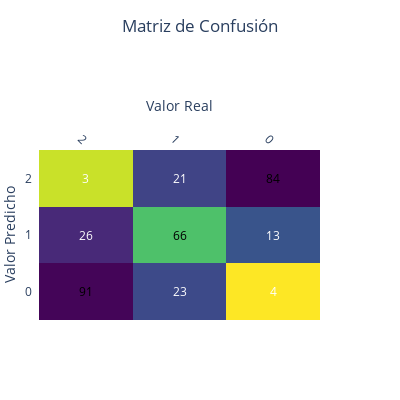
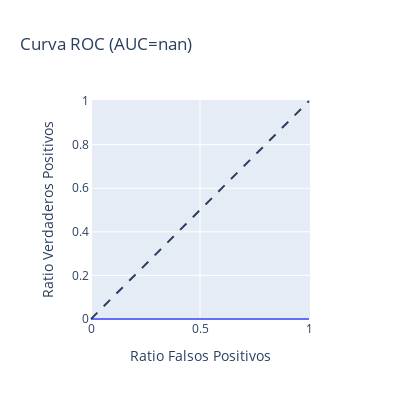

Here is the notebook cell these charts were saved with, in order:
### Code cell
# predecir y evaluar el modelo en el conjunto de validación
print('==== Evaluación conjunto de validación ====')
data = val
true_labels = data[class_col]



m_pred = predict_model(model, data[["text", "PROS", "CONS"]], pref='m')
if 'scores_m_positive' not in m_pred:
    m_pred['scores_m_positive'] = 0



# el nombre de los campos dependerá de pref al llamar a predic_model y las clases. Ver comentarios en la definición de la función
evaluate_model(true_labels, m_pred['labels_m'], m_pred['scores_m_positive'], 'positive')

print('Done!')

### Figure 1 — Plotly figure (JSON) as saved in the notebook; plotly's stock layout.template omitted (floating-point values rounded to 4 significant figures)
{"data": [{"colorscale": [[0, "#440154"], [0.1111, "#482878"], [0.2222, "#3e4989"], [0.3333, "#31688e"], [0.4444, "#26828e"], [0.5556, "#1f9e89"], [0.6667, "#35b779"], [0.7778, "#6ece58"], [0.8889, "#b5de2b"], [1, "#fde725"]], "reversescale": false, "showscale": false, "type": "heatmap", "x": ["2", "1", "0"], "y": ["0", "1", "2"], "z": [[4, 23, 91], [13, 66, 26], [84, 21, 3]]}], "layout": {"annotations": [{"font": {"color": "#FFFFFF"}, "showarrow": false, "text": "4", "x": "2", "xref": "x", "y": "0", "yref": "y"}, {"font": {"color": "#FFFFFF"}, "showarrow": false, "text": "23", "x": "1", "xref": "x", "y": "0", "yref": "y"}, {"font": {"color": "#000000"}, "showarrow": false, "text": "91", "x": "0", "xref": "x", "y": "0", "yref": "y"}, {"font": {"color": "#FFFFFF"}, "showarrow": false, "text": "13", "x": "2", "xref": "x", "y": "1", "yref": "y"}, {"font": {"color": "#000000"}, "showarrow": false, "text": "66", "x": "1", "xref": "x", "y": "1", "yref": "y"}, {"font": {"color": "#FFFFFF"}, "showarrow": false, "text": "26", "x": "0", "xref": "x", "y": "1", "yref": "y"}, {"font": {"color": "#000000"}, "showarrow": false, "text": "84", "x": "2", "xref": "x", "y": "2", "yref": "y"}, {"font": {"color": "#FFFFFF"}, "showarrow": false, "text": "21", "x": "1", "xref": "x", "y": "2", "yref": "y"}, {"font": {"color": "#FFFFFF"}, "showarrow": false, "text": "3", "x": "0", "xref": "x", "y": "2", "yref": "y"}], "height": 400, "margin": {"l": 0, "t": 150}, "showlegend": true, "title": {"text": "Matriz de Confusión", "x": 0.5, "xanchor": "center", "y": 0.95}, "width": 400, "xaxis": {"dtick": 1, "gridcolor": "rgb(0, 0, 0)", "side": "top", "tickangle": 45, "ticks": "", "title": {"text": "Valor Real"}}, "yaxis": {"dtick": 1, "tickmode": "linear", "ticks": "", "ticksuffix": "  ", "title": {"text": "Valor Predicho"}}}}

### Figure 2 — Plotly figure (JSON) as saved in the notebook; plotly's stock layout.template omitted (floating-point values rounded to 4 significant figures)
{"data": [{"fillpattern": {"shape": ""}, "hovertemplate": "Ratio Falsos Positivos=%{x}<br>Ratio Verdaderos Positivos=%{y}<extra></extra>", "legendgroup": "", "line": {"color": "#636efa"}, "marker": {"symbol": "circle"}, "mode": "lines", "name": "", "orientation": "v", "showlegend": false, "stackgroup": "1", "type": "scatter", "x": [0, 1], "xaxis": "x", "y": [null, null], "yaxis": "y"}], "layout": {"height": 400, "legend": {"tracegroupgap": 0}, "shapes": [{"line": {"dash": "dash"}, "type": "line", "x0": 0, "x1": 1, "y0": 0, "y1": 1}], "title": {"text": "Curva ROC (AUC=nan)"}, "width": 400, "xaxis": {"anchor": "y", "constrain": "domain", "domain": [0, 1], "title": {"text": "Ratio Falsos Positivos"}}, "yaxis": {"anchor": "x", "domain": [0, 1], "scaleanchor": "x", "scaleratio": 1, "title": {"text": "Ratio Verdaderos Positivos"}}}}
